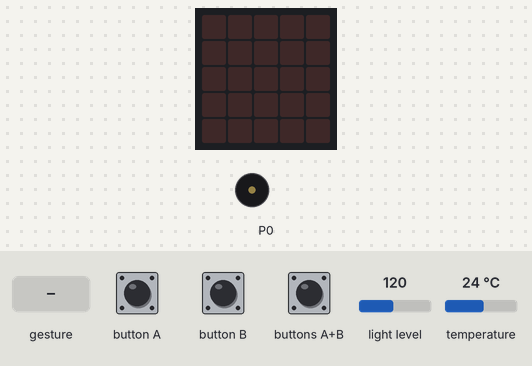
The program below on a simulated BBC micro:bit (MakeCode). On the bench: the board's 5×5 LED display, buzzer (waves = sounding). The test bench sets the inputs (shaded band); at power-on: light level 120, temperature 24 °C. Dim RGB values are drawn brighter than linear; a tilt is held for 1.5 s and a shake lasts 1 s, then the board lies face up again.

Above: at 1.2 s.
1.3 s: buttons A+B pressed for 0.15 s
At 1.55 s:
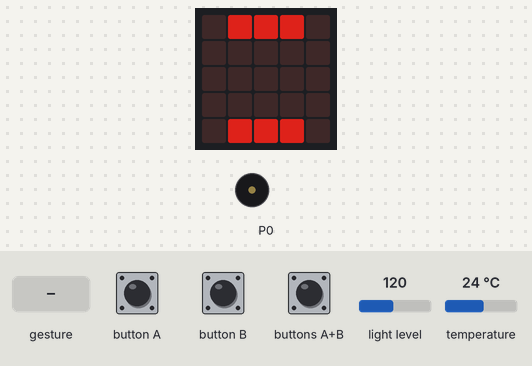
4.3 s: buttons A+B pressed for 1 s
At 5.4 s:
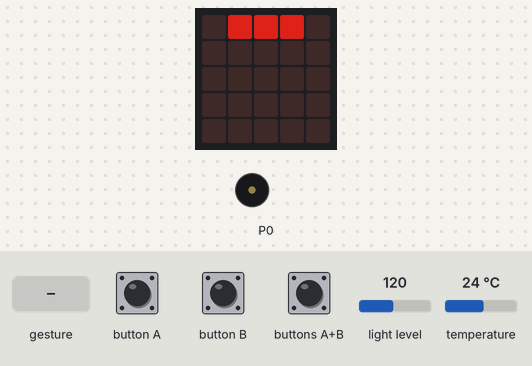
7.0 s: gesture 'shake'
At 8.5 s:
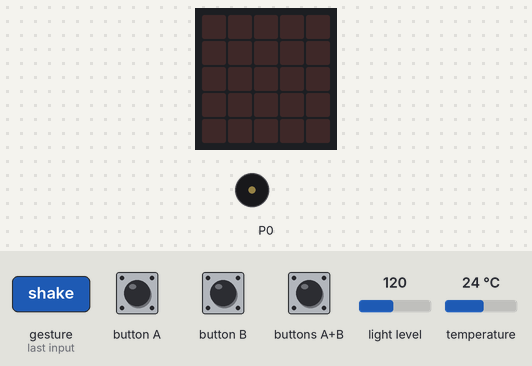
8.8 s: buttons A+B pressed 2 times (0.12 s each, 0.3 s apart)
At 9.22 s:
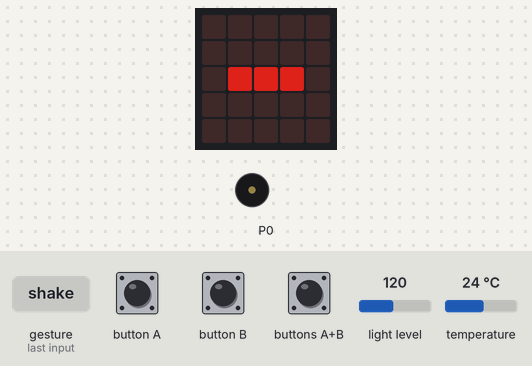
Timing chart, 0 to 11.8 s (numbered marks = the images above; inputs shaded):
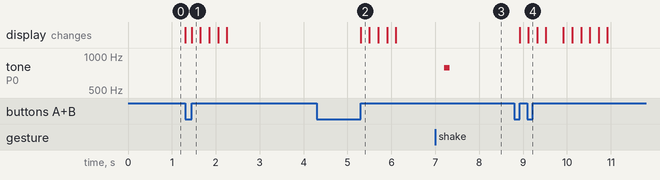

Measured:
- after the input at 1.3 s, the display: first changes at once (image 1 shows a later state)
- after the input at 4.3 s, the display: changes after 1.0 s (image 2)
- after the input at 7.0 s, tone on P0: silent → 784 Hz after 0.20 s, → silent 0.13 s later
- after the input at 8.8 s, the display: first changes after 0.12 s (image 4 shows a later state)

The program:

main.ts
```typescript
let y = 0
input.onGesture(Gesture.Shake, function () {
    if (input.temperature() < 13) {
        basic.showIcon(IconNames.Surprised)
    }
    if (input.temperature() > 13) {
        music.playTone(784, music.beat(BeatFraction.Quarter))
    }
})
input.onButtonPressed(Button.AB, function () {
    y = 0
    for (let index = 0; index < 5; index++) {
        led.plot(1, y)
        led.plot(2, y)
        led.plot(3, y)
        y += 1
        basic.pause(200)
        basic.clearScreen()
    }
})
basic.forever(function () {
    if (input.buttonIsPressed(Button.B)) {
        basic.clearScreen()
        led.plot(2, 4 - y)
        led.plot(1, 4 - y)
        led.plot(3, 4 - y)
        basic.pause(200)
        y += 1
        if (y == 5) {
            y = 0
        }
    }
})
basic.forever(function () {
    led.setBrightness(275 - input.lightLevel())
})
```

test.ts
```typescript
// 在這裡測試；當此封包作為擴充功能時，將不會編譯此內容。
```
